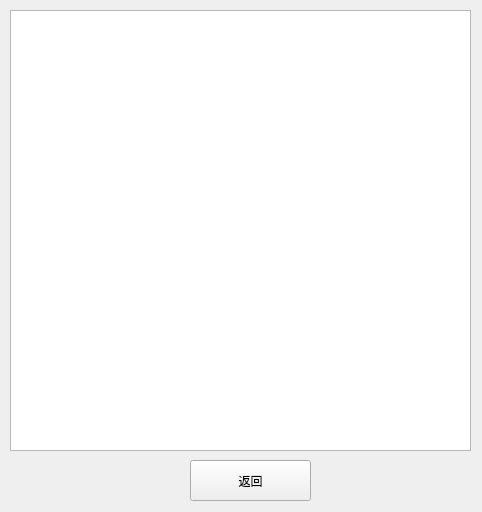
<?xml version="1.0" encoding="UTF-8"?>
<ui version="4.0">
 <class>alllighthouselist</class>
 <widget class="QWidget" name="alllighthouselist">
  <property name="geometry">
   <rect>
    <x>0</x>
    <y>0</y>
    <width>482</width>
    <height>512</height>
   </rect>
  </property>
  <property name="windowTitle">
   <string>Form</string>
  </property>
  <widget class="QPushButton" name="pushButton">
   <property name="geometry">
    <rect>
     <x>190</x>
     <y>460</y>
     <width>121</width>
     <height>41</height>
    </rect>
   </property>
   <property name="styleSheet">
    <string notr="true">font: 25 12pt &quot;Microsoft YaHei&quot;;</string>
   </property>
   <property name="text">
    <string>返回</string>
   </property>
  </widget>
  <widget class="QListWidget" name="listWidget">
   <property name="geometry">
    <rect>
     <x>10</x>
     <y>10</y>
     <width>461</width>
     <height>441</height>
    </rect>
   </property>
  </widget>
 </widget>
 <resources/>
 <connections/>
</ui>
